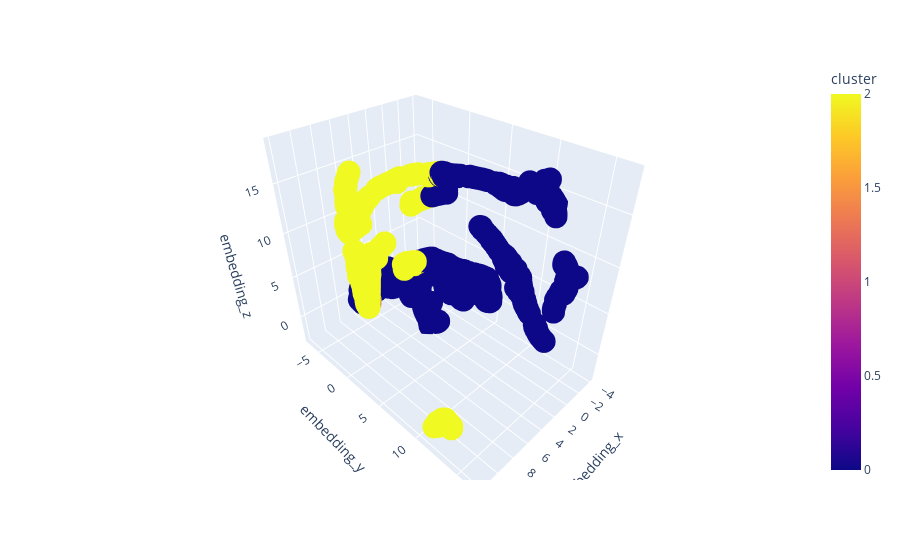

Notebook code cell kept with this figure:
### Markdown cell above
### <font color = 'b'> 9.1.2 UMAP </f>

### Code cell
reducer = umap.UMAP( random_state=42,n_components=3)
embedding = reducer.fit_transform( X )

# embedding
df_viz['embedding_x'] = embedding[:,0]
df_viz['embedding_y'] = embedding[:,1]
df_viz['embedding_z'] = embedding[:,2]

# plot UMAP
fig = plt.figure(figsize=(20,10))
px.scatter_3d(x='embedding_x',y='embedding_y',z='embedding_z',color='cluster',data_frame=df_viz).show()

### Figure 1 — Plotly figure (JSON) as saved in the notebook; plotly's stock layout.template omitted (floating-point values rounded to 4 significant figures; data arrays with more than 128 entries replaced by an {"elided": "..."} marker saying what was removed)
{"data": [{"hovertemplate": "embedding_x=%{x}<br>embedding_y=%{y}<br>embedding_z=%{z}<br>cluster=%{marker.color}<extra></extra>", "legendgroup": "", "marker": {"color": {"elided": "4338 int values"}, "coloraxis": "coloraxis", "symbol": "circle"}, "mode": "markers", "name": "", "scene": "scene", "showlegend": false, "type": "scatter3d", "x": {"elided": "4338 float values"}, "y": {"elided": "4338 float values"}, "z": {"elided": "4338 float values"}}], "layout": {"coloraxis": {"colorbar": {"title": {"text": "cluster"}}, "colorscale": [[0, "#0d0887"], [0.1111, "#46039f"], [0.2222, "#7201a8"], [0.3333, "#9c179e"], [0.4444, "#bd3786"], [0.5556, "#d8576b"], [0.6667, "#ed7953"], [0.7778, "#fb9f3a"], [0.8889, "#fdca26"], [1, "#f0f921"]]}, "legend": {"tracegroupgap": 0}, "margin": {"t": 60}, "scene": {"domain": {"x": [0, 1], "y": [0, 1]}, "xaxis": {"title": {"text": "embedding_x"}}, "yaxis": {"title": {"text": "embedding_y"}}, "zaxis": {"title": {"text": "embedding_z"}}}}}
